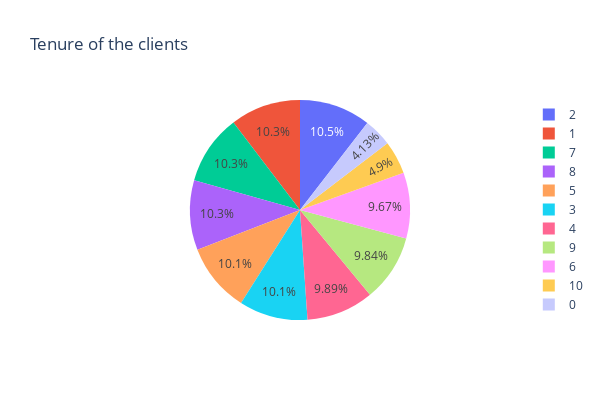

Notebook cell for this chart:
### Markdown cell above
#### Column tenure

### Code cell
fig = px.pie(df.tenure.value_counts(), values=df.tenure.value_counts().values, names=df.tenure.value_counts().index,
title='Tenure of the clients',width=600,height=400)
fig.show()

### Figure 1 — Plotly figure (JSON) as saved in the notebook; plotly's stock layout.template omitted (floating-point values rounded to 4 significant figures)
{"data": [{"domain": {"x": [0, 1], "y": [0, 1]}, "hovertemplate": "label=%{label}<br>value=%{value}<extra></extra>", "labels": [2, 1, 7, 8, 5, 3, 4, 9, 6, 10, 0], "legendgroup": "", "name": "", "showlegend": true, "type": "pie", "values": [1048, 1035, 1028, 1025, 1012, 1009, 989, 984, 967, 490, 413]}], "layout": {"height": 400, "legend": {"tracegroupgap": 0}, "title": {"text": "Tenure of the clients"}, "width": 600}}
